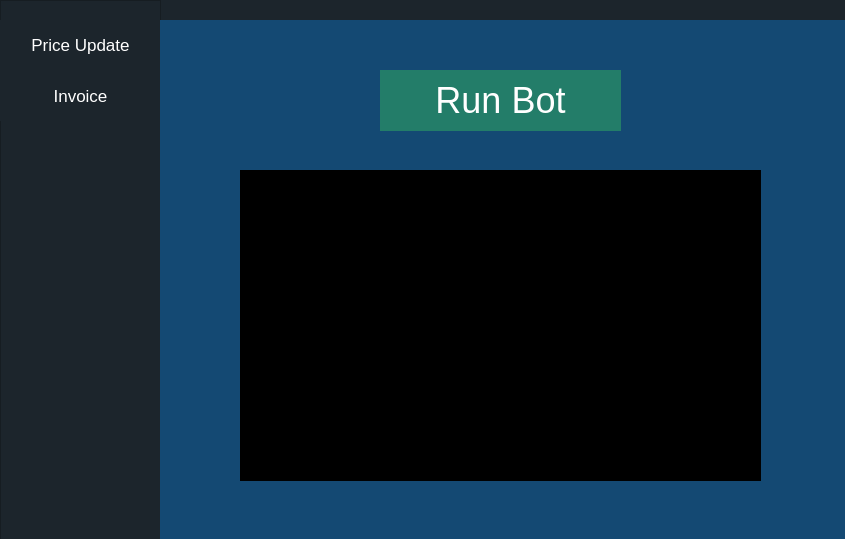
<?xml version="1.0" encoding="UTF-8"?>
<ui version="4.0">
 <class>MainWindow</class>
 <widget class="QMainWindow" name="MainWindow">
  <property name="geometry">
   <rect>
    <x>0</x>
    <y>0</y>
    <width>845</width>
    <height>539</height>
   </rect>
  </property>
  <property name="windowTitle">
   <string>MainWindow</string>
  </property>
  <property name="styleSheet">
   <string notr="true">background-color: #0F2D41</string>
  </property>
  <widget class="QWidget" name="centralwidget">
   <widget class="QFrame" name="frame">
    <property name="geometry">
     <rect>
      <x>0</x>
      <y>0</y>
      <width>161</width>
      <height>541</height>
     </rect>
    </property>
    <property name="styleSheet">
     <string notr="true">background-color: #1C252C</string>
    </property>
    <property name="frameShape">
     <enum>QFrame::StyledPanel</enum>
    </property>
    <property name="frameShadow">
     <enum>QFrame::Raised</enum>
    </property>
    <widget class="QPushButton" name="priceBtn">
     <property name="geometry">
      <rect>
       <x>0</x>
       <y>20</y>
       <width>161</width>
       <height>51</height>
      </rect>
     </property>
     <property name="font">
      <font>
       <pointsize>13</pointsize>
      </font>
     </property>
     <property name="styleSheet">
      <string notr="true">QPushButton{
	color: white;
	border: none;
	border-bottom: 1px solid gray;
}

QPushButton:hover {
	background-color: #13619E
}</string>
     </property>
     <property name="text">
      <string>Price Update</string>
     </property>
    </widget>
    <widget class="QPushButton" name="invoiceBtn">
     <property name="geometry">
      <rect>
       <x>0</x>
       <y>70</y>
       <width>161</width>
       <height>51</height>
      </rect>
     </property>
     <property name="font">
      <font>
       <pointsize>13</pointsize>
      </font>
     </property>
     <property name="styleSheet">
      <string notr="true">QPushButton{
	color: white;
	border: none;
}

QPushButton:hover {
	background-color: #13619E
}</string>
     </property>
     <property name="text">
      <string>Invoice</string>
     </property>
    </widget>
   </widget>
   <widget class="QFrame" name="frame_2">
    <property name="geometry">
     <rect>
      <x>160</x>
      <y>-10</y>
      <width>721</width>
      <height>31</height>
     </rect>
    </property>
    <property name="styleSheet">
     <string notr="true">background-color: #1C252C</string>
    </property>
    <property name="frameShape">
     <enum>QFrame::StyledPanel</enum>
    </property>
    <property name="frameShadow">
     <enum>QFrame::Raised</enum>
    </property>
   </widget>
   <widget class="QStackedWidget" name="stackedWidget">
    <property name="geometry">
     <rect>
      <x>160</x>
      <y>20</y>
      <width>691</width>
      <height>521</height>
     </rect>
    </property>
    <widget class="QWidget" name="pricePage">
     <property name="styleSheet">
      <string notr="true">background-color: #144973</string>
     </property>
     <widget class="QPushButton" name="botRunBtn">
      <property name="geometry">
       <rect>
        <x>220</x>
        <y>50</y>
        <width>241</width>
        <height>61</height>
       </rect>
      </property>
      <property name="font">
       <font>
        <pointsize>27</pointsize>
       </font>
      </property>
      <property name="styleSheet">
       <string notr="true">QPushButton {
	background-color: #237D69;
	color: white;
	border: none
}

QPushButton:hover {
	background-color: #3C8F7C
}</string>
      </property>
      <property name="text">
       <string>Run Bot</string>
      </property>
     </widget>
     <widget class="QListWidget" name="listWidget">
      <property name="geometry">
       <rect>
        <x>80</x>
        <y>150</y>
        <width>521</width>
        <height>311</height>
       </rect>
      </property>
      <property name="styleSheet">
       <string notr="true">background-color: black;
color: #1FCB0A;</string>
      </property>
     </widget>
    </widget>
    <widget class="QWidget" name="invoicePage">
     <property name="styleSheet">
      <string notr="true">background-color: steelblue;</string>
     </property>
     <widget class="QLabel" name="label_2">
      <property name="geometry">
       <rect>
        <x>70</x>
        <y>200</y>
        <width>541</width>
        <height>111</height>
       </rect>
      </property>
      <property name="font">
       <font>
        <pointsize>24</pointsize>
        <italic>true</italic>
        <underline>true</underline>
       </font>
      </property>
      <property name="styleSheet">
       <string notr="true">text-decoration: underline;
color: white;
font-style: italic</string>
      </property>
      <property name="text">
       <string>Hang on! We are Under maintenance</string>
      </property>
     </widget>
    </widget>
   </widget>
  </widget>
 </widget>
 <resources/>
 <connections/>
</ui>
